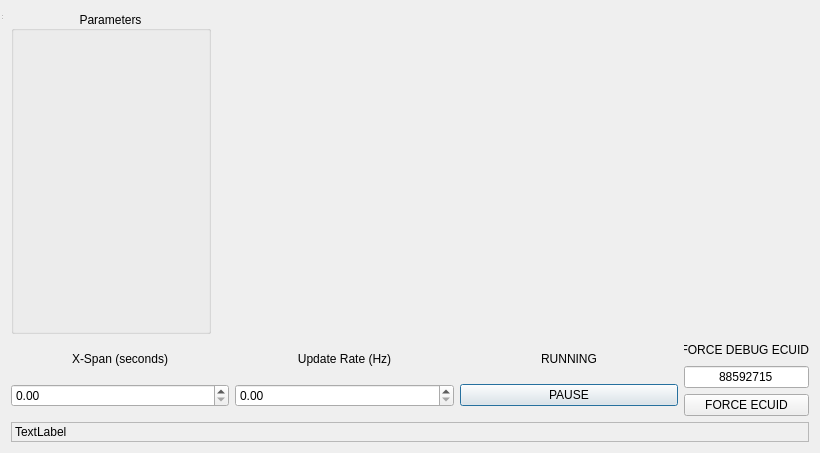
<?xml version="1.0" encoding="UTF-8"?>
<ui version="4.0">
 <class>LogViewer</class>
 <widget class="QDialog" name="LogViewer">
  <property name="geometry">
   <rect>
    <x>0</x>
    <y>0</y>
    <width>820</width>
    <height>453</height>
   </rect>
  </property>
  <property name="windowTitle">
   <string>MainWindow</string>
  </property>
  <layout class="QGridLayout" name="gridLayout">
   <item row="0" column="0">
    <layout class="QVBoxLayout" name="verticalLayout_3">
     <item>
      <layout class="QHBoxLayout" name="horizontalLayout_4">
       <item>
        <widget class="QGroupBox" name="gb_params">
         <property name="minimumSize">
          <size>
           <width>200</width>
           <height>0</height>
          </size>
         </property>
         <property name="maximumSize">
          <size>
           <width>200</width>
           <height>16777215</height>
          </size>
         </property>
         <property name="title">
          <string>Parameters</string>
         </property>
         <property name="alignment">
          <set>Qt::AlignCenter</set>
         </property>
        </widget>
       </item>
       <item>
        <widget class="QCustomPlot" name="plot" native="true"/>
       </item>
      </layout>
     </item>
     <item>
      <layout class="QHBoxLayout" name="hlayout2">
       <item>
        <layout class="QVBoxLayout" name="verticalLayout_2">
         <item>
          <widget class="QLabel" name="label">
           <property name="maximumSize">
            <size>
             <width>16777215</width>
             <height>20</height>
            </size>
           </property>
           <property name="text">
            <string>X-Span (seconds)</string>
           </property>
           <property name="alignment">
            <set>Qt::AlignCenter</set>
           </property>
          </widget>
         </item>
         <item>
          <widget class="QDoubleSpinBox" name="span_sb"/>
         </item>
        </layout>
       </item>
       <item>
        <layout class="QVBoxLayout" name="verticalLayout">
         <item>
          <widget class="QLabel" name="rate_lb">
           <property name="maximumSize">
            <size>
             <width>16777215</width>
             <height>20</height>
            </size>
           </property>
           <property name="text">
            <string>Update Rate (Hz)</string>
           </property>
           <property name="alignment">
            <set>Qt::AlignCenter</set>
           </property>
          </widget>
         </item>
         <item>
          <widget class="QDoubleSpinBox" name="rate_sb"/>
         </item>
        </layout>
       </item>
       <item>
        <layout class="QVBoxLayout" name="verticalLayout_4">
         <item>
          <widget class="QLabel" name="label_pause">
           <property name="maximumSize">
            <size>
             <width>16777215</width>
             <height>20</height>
            </size>
           </property>
           <property name="text">
            <string>RUNNING</string>
           </property>
           <property name="alignment">
            <set>Qt::AlignCenter</set>
           </property>
          </widget>
         </item>
         <item>
          <widget class="QPushButton" name="btn_pause">
           <property name="text">
            <string>PAUSE</string>
           </property>
          </widget>
         </item>
        </layout>
       </item>
       <item>
        <layout class="QVBoxLayout" name="verticalLayout_5">
         <item>
          <widget class="QLabel" name="label_2">
           <property name="maximumSize">
            <size>
             <width>125</width>
             <height>20</height>
            </size>
           </property>
           <property name="text">
            <string>FORCE DEBUG ECUID:</string>
           </property>
           <property name="alignment">
            <set>Qt::AlignCenter</set>
           </property>
          </widget>
         </item>
         <item>
          <widget class="QLineEdit" name="le_ecuid">
           <property name="minimumSize">
            <size>
             <width>0</width>
             <height>0</height>
            </size>
           </property>
           <property name="maximumSize">
            <size>
             <width>125</width>
             <height>16777215</height>
            </size>
           </property>
           <property name="text">
            <string>88592715</string>
           </property>
           <property name="alignment">
            <set>Qt::AlignCenter</set>
           </property>
          </widget>
         </item>
         <item>
          <widget class="QPushButton" name="pb_frcEcuId">
           <property name="maximumSize">
            <size>
             <width>125</width>
             <height>16777215</height>
            </size>
           </property>
           <property name="text">
            <string>FORCE ECUID</string>
           </property>
          </widget>
         </item>
        </layout>
       </item>
      </layout>
     </item>
    </layout>
   </item>
   <item row="1" column="0">
    <widget class="QLabel" name="statusBar">
     <property name="maximumSize">
      <size>
       <width>16777215</width>
       <height>20</height>
      </size>
     </property>
     <property name="frameShape">
      <enum>QFrame::StyledPanel</enum>
     </property>
     <property name="frameShadow">
      <enum>QFrame::Raised</enum>
     </property>
     <property name="text">
      <string>TextLabel</string>
     </property>
    </widget>
   </item>
  </layout>
  <widget class="QStatusBar" name="statusbar">
   <property name="geometry">
    <rect>
     <x>0</x>
     <y>0</y>
     <width>3</width>
     <height>21</height>
    </rect>
   </property>
  </widget>
 </widget>
 <customwidgets>
  <customwidget>
   <class>QCustomPlot</class>
   <extends>QWidget</extends>
   <header>qcustomplot.h</header>
   <container>1</container>
  </customwidget>
 </customwidgets>
 <resources/>
 <connections/>
</ui>
